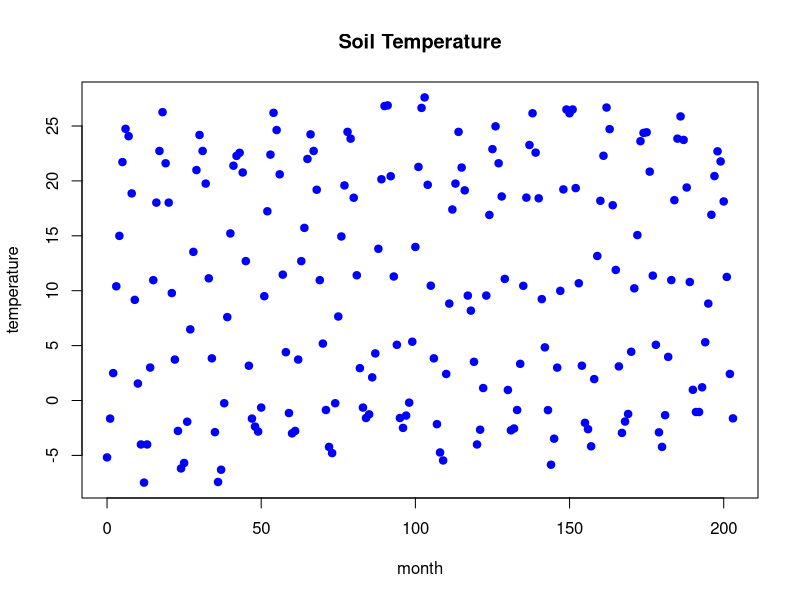
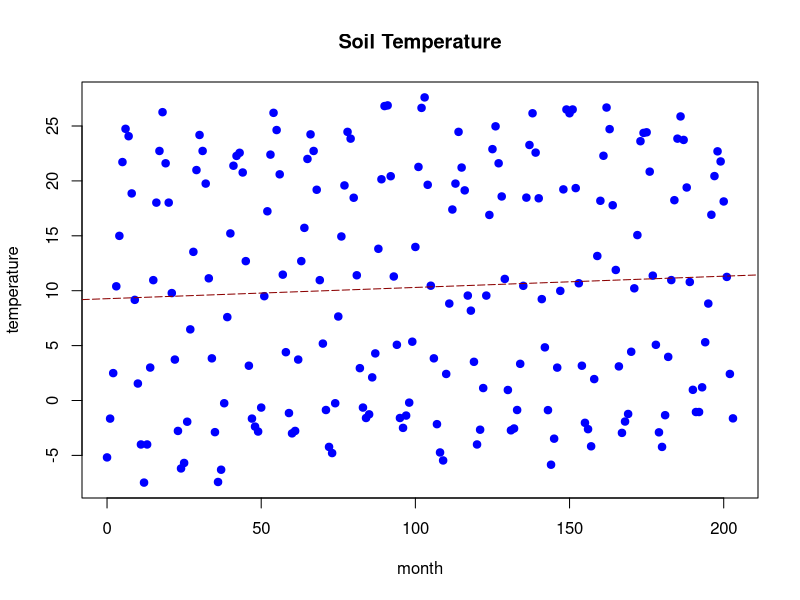
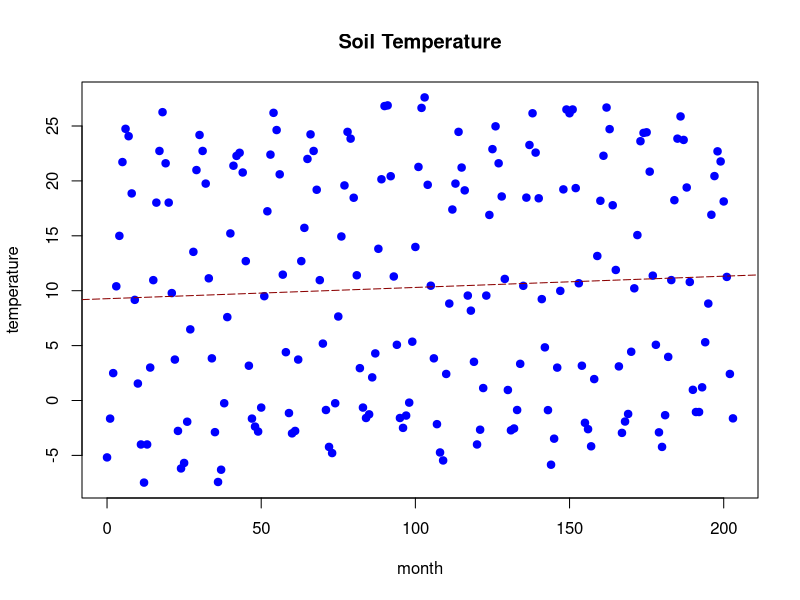
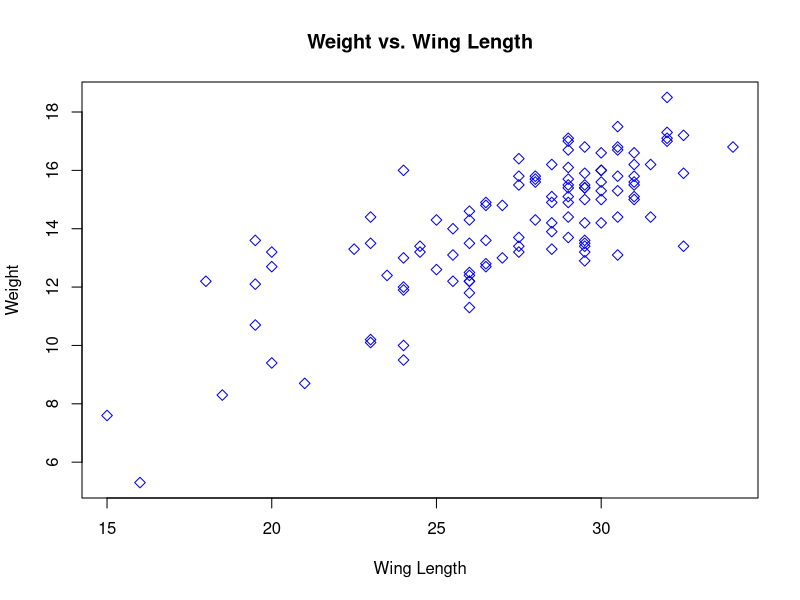
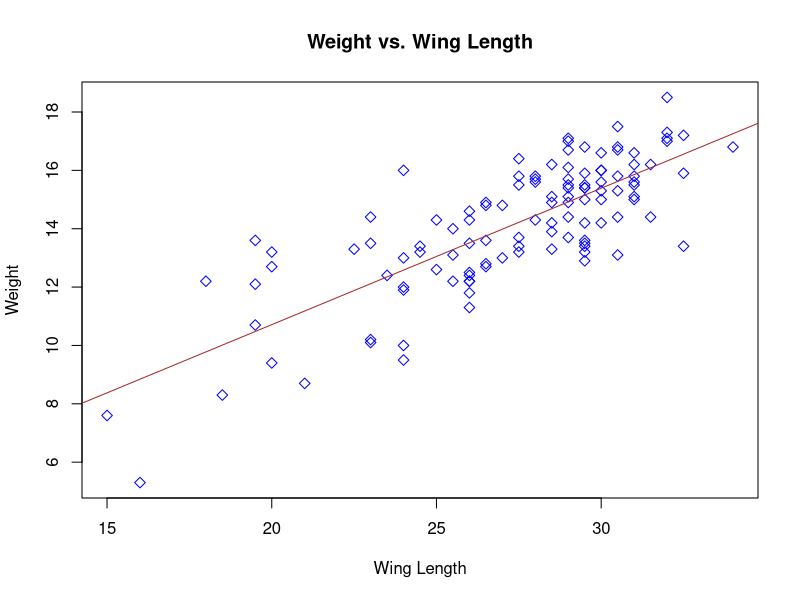
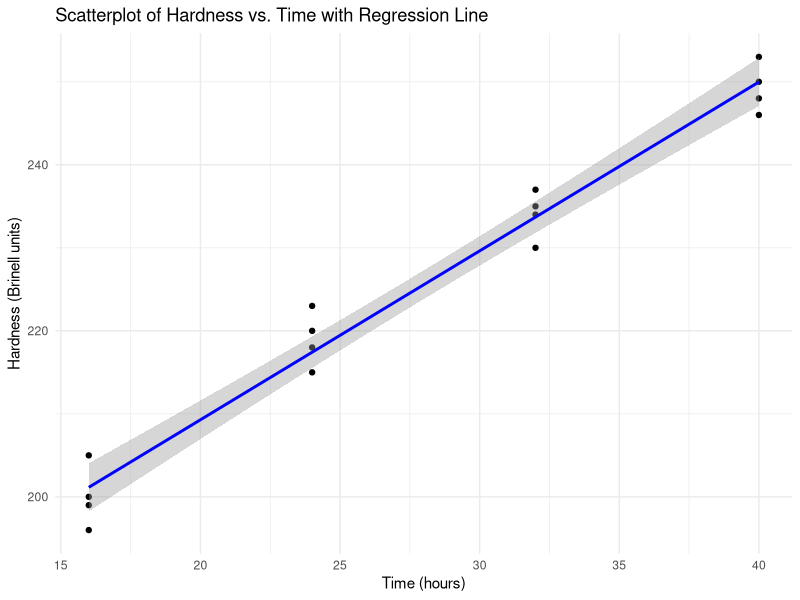

The R script that drew these images, in order:
## ---- chunk 1
knitr::opts_chunk$set(echo = TRUE,
                      eval=TRUE,
                      message=FALSE,
                      warning=FALSE)
## ---- chunk 2
library(readxl)
library(ggplot2)
setwd( dirname( rstudioapi::getActiveDocumentContext( )$path ) )
## ---- chunk 3
#Import the Data
mitchellData=read_excel("mitchell.xlsx")
## ---- chunk 4
plot(Temp~Month, data=mitchellData, pch=19, col='blue', 
     xlab='month', ylab='temperature', main='Soil Temperature')
## ---- chunk 5
mitchell.fit=lm(Temp~Month, mitchellData)
summary(mitchell.fit)
## ---- chunk 6
plot(Temp~Month, data=mitchellData, pch=19, col='blue', 
     xlab='month', ylab='temperature', main='Soil Temperature')
abline(mitchell.fit, col='darkred', lty=5)
## ---- chunk 7
plot(Temp~Month, data=mitchellData, pch=19, col='blue', 
     xlab='month', ylab='temperature', main='Soil Temperature')
intercept = summary(mitchell.fit)$coefficients[1]
slope = summary(mitchell.fit)$coefficients[2]
abline(intercept, slope, col='darkred', lty=5)
## ---- chunk 8
X = matrix(c(rep(1,204), mitchellData$Month), nrow=204)
y = mitchellData$Temp
betahat=solve(t(X) %*% X) %*% t(X) %*% y       
betahat
## ---- chunk 9
H = X %*% solve(t(X) %*% X) %*% t(X)
H
## ---- chunk 10
sparrows = read_excel("Sparrows.xls")
plot(Weight ~ WingLength, data = sparrows, pch = 5, col='blue', 
     xlab='Wing Length', ylab='Weight', main='Weight vs. Wing Length')
## ---- chunk 11
sparrows.fit=lm(Weight ~ WingLength, sparrows)
plot(Weight ~ WingLength, data = sparrows, pch = 5, col='blue', 
     xlab='Wing Length', ylab='Weight', main='Weight vs. Wing Length')
abline(sparrows.fit, col='brown', lty=)
## ---- chunk 12
summary(sparrows.fit)
## ---- chunk 13
plastic <- read_xlsx("Plastic.xlsx")
head(plastic)
## ---- chunk 14
# Run a linear regression model: Hardness vs. Time
model <- lm(Hardness ~ Time, data = plastic)
summary(model)
## ---- chunk 15
# Create a scatterplot with the regression line
ggplot(plastic, aes(x = Time, y = Hardness)) +
  geom_point() +  # This adds the scatterplot points
  geom_smooth(method = "lm", col = "blue") +  # This adds the regression line
  labs(x = "Time (hours)", y = "Hardness (Brinell units)", title = "Scatterplot of Hardness vs. Time with Regression Line") +
  theme_minimal()
## ---- chunk 16
# Display the coefficients of the model
coefficients(model)
## ---- chunk 17
summary_model <- summary(model)
summary_model$r.squared
## ---- chunk 18
# Create the design matrix
# Column of ones for the intercept, and the 'time' column
X <- cbind(1, plastic$Time)

# Set column names for clarity
colnames(X) <- c("Intercept", "Time")

# Print the design matrix
X
## ---- chunk 19
# Compute the hat matrix H = X(X'X)^{-1}X'
H <- X %*% solve(t(X) %*% X) %*% t(X)
H
## ---- chunk 20
Y <- plastic$Hardness

# Compute the Least Squares Coefficient Vector (beta hat)
beta_hat <- solve(t(X) %*% X) %*% (t(X) %*% Y)

# Compute the Vector of Fitted Values (Y hat)
Y_hat <- X %*% beta_hat

# Compute the Vector of Residuals (e)
residuals <- Y - Y_hat

# Compute the Sum of Squares Error (SSE)
SSE <- t(residuals) %*% residuals

# Print the results
print("Beta hat (Coefficients):")
print(beta_hat)
print("Y hat (Fitted Values):")
print(Y_hat)
print("Residuals:")
print(residuals)
print("Sum of Squares Error (SSE):")
print(SSE)
## ---- chunk 21
airfare = read_excel("airfare.xls")
airfare.fit = lm(price ~ distance - 1, data = airfare)
summary(airfare.fit)
